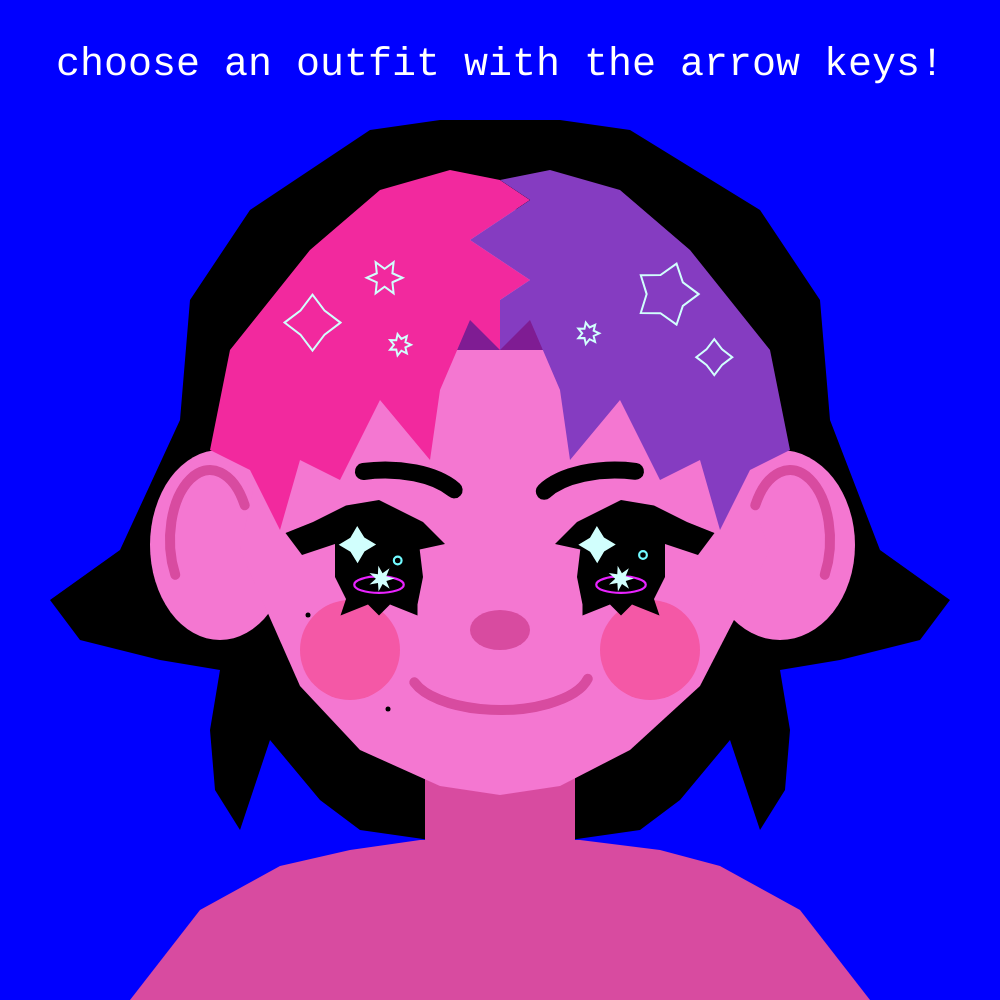
Frame 1 (no input)
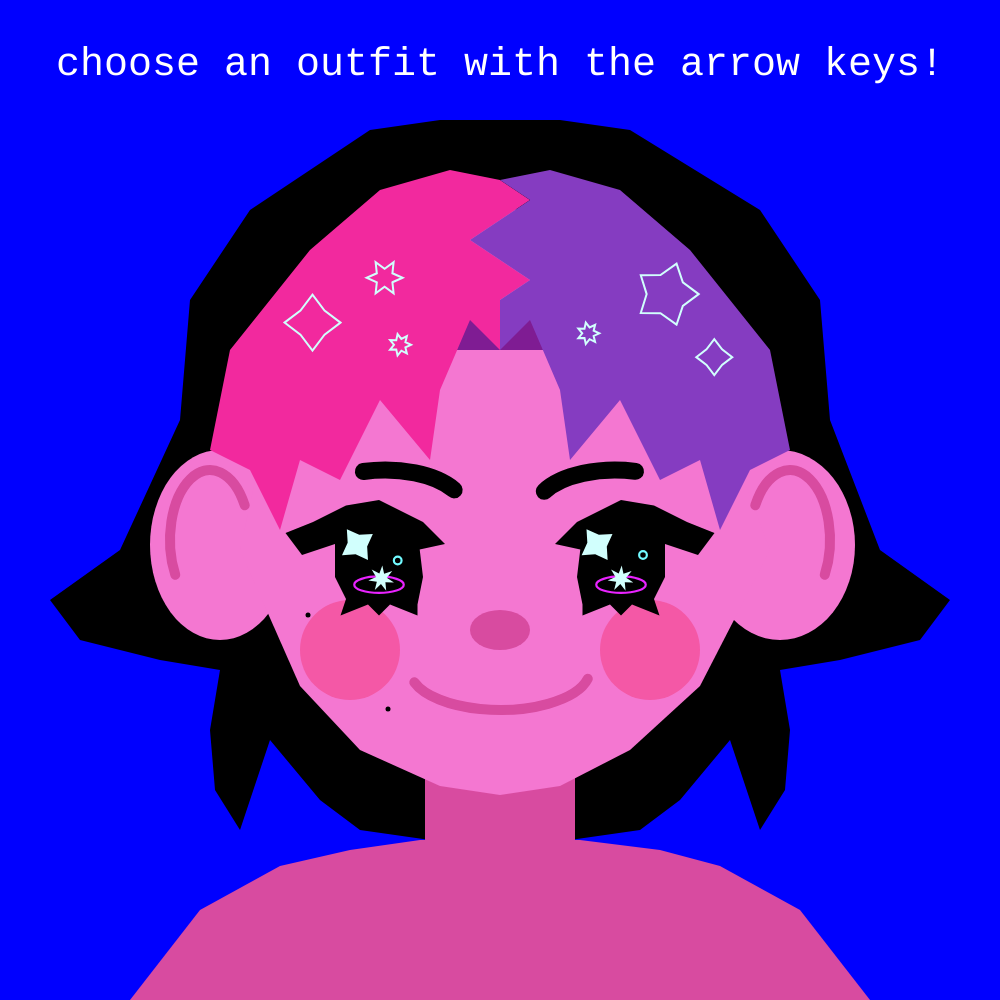
Frame 60 (no input)
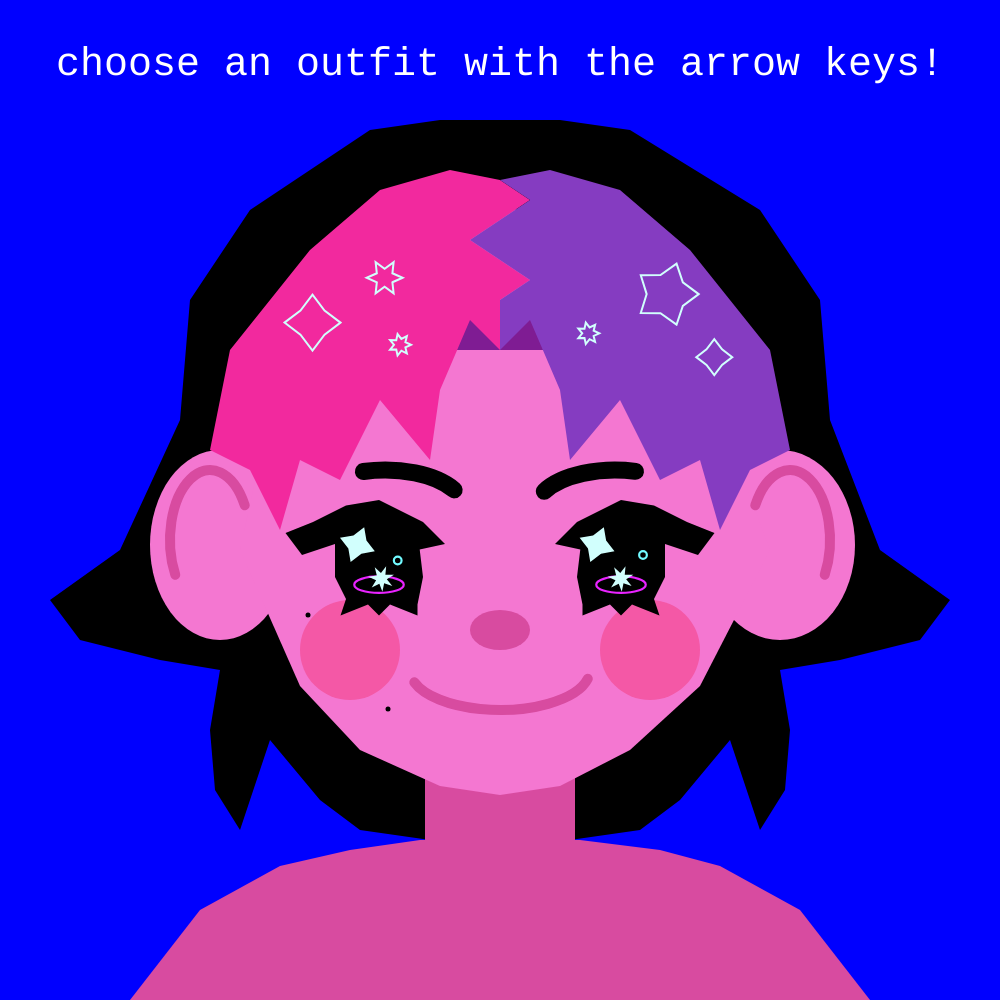
Frame 120 (the mouse pressed at the canvas centre since frame 60)

The p5.js sketch that drew these frames (run headless with seeded random() and noise() and a simulated clock; from frame 60 on, the mouse is pressed at the canvas centre):

// p5.js sketch
// ── sketch.js
/*************************************************************************
    (*)Code Self Portrait
          (*)by Tanvi Murugesh

    (*)Overview - Self portrait made with various p5 shapes and functions
 
    ---------------------------------------------------------------------
    (*)Notes: (ie: To be fixed, I Need Help With, Clarify This, etc etc: )
    		(*) Code for spinning stars refrenced from p5 online library
    		See function for more details!
**************************************************************************/

var gDebugMode = false;

// Setup code goes here
function setup() {
  createCanvas(1000, 1000);

  textSize(40);
  text(255);
  textFont('Courier New'); 
  textAlign(CENTER);
  rectMode(CENTER);
 }

// Draw code goes here
function draw() {
  background("blue");
  
  drawBackHair();
  drawBody();
  drawHead();
  drawBangs();
  drawFace();
  drawAccs();

  // if (gDebugMode == true){
  // 	drawDebugInfo();
  // }
 }

// Draws a bunch of facial features
function drawFace() {
	// smile
	stroke("#d84ba0");
	strokeWeight(10);
	noFill();
	arc(500, 670, 180, 80, 0.1, 3);

	// ear lines
	arc(210, 540, 80, 140, HALF_PI+QUARTER_PI, PI+HALF_PI+QUARTER_PI);
	arc(790, 540, 80, 140, PI+QUARTER_PI,QUARTER_PI);

	// eyebrows
	stroke(0);
	strokeWeight(17);
	arc(385, 510, 160, 80, 4.2, 6);
	arc(615, 510, 160, 80, 3.4, 5.2);

	// moles
	strokeWeight(5);
	point(308, 615);
	point(388, 709);

	//blush
	fill("#f458a6");
	noStroke();
	ellipse(350, 650, 100, 100);
	ellipse(650, 650, 100, 100);

	// nose
	fill("#d84ba0");
	ellipse(500, 630, 60, 40);

	fill(0);
	push();
	translate(-50, -50);
	scale(1.1);

	// left eye
	beginShape();
	vertex(450, 540);
	vertex(430, 520);
	vertex(390, 500); 
	vertex(360, 505);
	vertex(330, 520);
	vertex(305, 530); 
	vertex(320, 550); 
	vertex(350, 540);
	vertex(350, 570);
	vertex(360, 590);
	vertex(355, 605);
	vertex(380, 595);
	vertex(390, 605);
	vertex(400, 595);
	vertex(425, 605);
	vertex(425, 595);
	vertex(430, 570);
	vertex(427, 545);
	endShape(CLOSE);
	
	// right eye
	beginShape();
	vertex(550, 540);
	vertex(570, 520);
	vertex(610, 500); 
	vertex(640, 505);
	vertex(670, 520);
	vertex(695, 530); 
	vertex(680, 550); 
	vertex(650, 540); 
	vertex(650, 570);
	vertex(640, 590);
	vertex(645, 605);
	vertex(620, 595);
	vertex(610, 605);
	vertex(600, 595);
	vertex(575, 605);
	vertex(575, 595);
	vertex(570, 570);
	vertex(573, 545);
	endShape(CLOSE);

	//eye shine
	noFill();
	strokeWeight(2);
	stroke("#e923ff");
	ellipse(610, 577, 45, 15);
	ellipse(390, 577, 45, 15);
	stroke("#72faff");
	ellipse(407, 555, 7, 7);
	ellipse(630, 550, 7, 7);

	fill("#d1fffd");
	noStroke();
	push();
 	translate(width / 2.7, height / 1.85);
  	rotate(frameCount / -100.0);
  	star(0, 0, 9, 17, 4);
  	pop();

  	push();
 	translate(width / 2.55, height / 1.75);
  	rotate(frameCount / -100.0);
  	star(0, 0, 5, 12, 7);
  	pop();

  	push();
 	translate(width / 1.7, height / 1.85);
  	rotate(frameCount / -100.0);
  	star(0, 0, 9, 17, 4);
  	pop();

  	push();
 	translate(width / 1.64, height / 1.75);
  	rotate(frameCount / -100.0);
  	star(0, 0, 5, 12, 7);
  	pop();
  	pop();
}

// draws the head
function drawHead() {
	noStroke();
	fill("#f477d1");

	ellipse(220, 545, 140, 190);
	ellipse(780, 545, 150, 190);

	beginShape();
	vertex(500, 795); //bottom, clockwise//
	vertex(440, 786);
	vertex(360, 750);
	vertex(300, 686);
	vertex(240, 550);
	vertex(293, 308);
	vertex(500, 200); //top//
	vertex(680, 308);
	vertex(770, 550);
	vertex(700, 686)
	vertex(630, 750);
	vertex(560, 786);
	endShape(CLOSE);
}

// draws body structure
function drawBody() {
	noStroke();

	// neck
	fill("#d84ba0");
	rect(500, 740, 150, 200);

	// body
	beginShape();
	vertex(130, 1000);
	vertex(200, 910);
	vertex(280, 866);
	vertex(350, 850);
	vertex(420, 840);
	vertex(580, 840);
	vertex(660, 850);
	vertex(720, 866);
	vertex(800, 910);
	vertex(870, 1000);
	endShape(CLOSE);
}

// draws bangs
function drawBangs() {
	noStroke();
	fill("#7f1c93");
	rect(500, 330, 100, 40);

	// left side bangs
	fill("#f2299e");
	beginShape();
	vertex(500, 180);
	vertex(530, 200);
	vertex(470, 240);
	vertex(530, 280);
	vertex(500, 300);
	vertex(500, 350)
	vertex(470, 320);
	vertex(440, 390);
	vertex(430, 460);
	vertex(380, 400); 
	vertex(340, 480);
	vertex(300, 460);
	vertex(280, 530);
	vertex(250, 470);
	vertex(210, 450);
	vertex(230, 350);
	vertex(310, 250);
	vertex(380, 190);
	vertex(450, 170);
	endShape(CLOSE);

	//right side bangs
	fill("#853cc1");
	beginShape();
	vertex(500, 180);
	vertex(530, 200);
	vertex(470, 240);
	vertex(530, 280);
	vertex(500, 300);
	vertex(500, 350);
	vertex(530, 320);
	vertex(560, 390);
	vertex(570, 460);
	vertex(620, 400); 
	vertex(660, 480);
	vertex(700, 460);
	vertex(720, 530);
	vertex(750, 470);
	vertex(790, 450);
	vertex(770, 350);
	vertex(690, 250);
	vertex(620, 190);
	vertex(550, 170);
	endShape(CLOSE);

	// hair stars
	stroke("#d1fffd");
	strokeWeight(2);
	noFill();

	push();
 	translate(width / 3.2, height / 3.1);
  	star(0, 0, 17, 28, 4);
  	pop();

  	push();
 	translate(width / 1.4, height / 2.8);
  	star(0, 0, 11, 18, 4);
  	pop();

  	push();
 	translate(width / 1.5, height / 3.4);
  	star(0, 0, 20, 32, 5);
  	pop();

  	push();
 	translate(width / 2.5, height / 2.9);
  	star(0, 0, 6, 11, 7);
  	pop();

  	push();
 	translate(width / 1.7, height / 3);
  	star(0, 0, 6, 11, 7);
  	pop();

  	push();
 	translate(width / 2.6, height / 3.6);
  	star(0, 0, 9, 18, 6);
  	pop();
}

// draws the back of the hair
function drawBackHair() {
	noStroke();
	fill(0);
	beginShape();
	vertex(440, 120);
	vertex(370, 130);
	vertex(250, 210);
	vertex(190, 300);
	vertex(180, 420);
	vertex(120, 550);
	vertex(50, 600);
	vertex(80, 640);
	vertex(160, 660);
	vertex(220, 670);
	vertex(210, 730);
	vertex(215, 790);
	vertex(240, 830);
	vertex(270, 740);
	vertex(320, 800);
	vertex(360, 830);
	vertex(500, 850); //center bottom//
	vertex(640, 830);
	vertex(680, 800);
	vertex(730, 740);
	vertex(760, 830);
	vertex(785, 790);
	vertex(790, 730);
	vertex(780, 670);
	vertex(840, 660);
	vertex(920, 640);
	vertex(950, 600);
	vertex(880, 550);
	vertex(830, 420);
	vertex(820, 300);
	vertex(760, 210);
	vertex(630, 130);
	vertex(560, 120);
	endShape(CLOSE);
}

// loops to choose what outfit to draw upon arrow key press
 function drawAccs() {
	fill(255);
	if (keyCode === UP_ARROW) {
		outfitOne();
	}
	else if (keyCode === DOWN_ARROW) {
		outfitTwo();
	}
	else if (keyCode === LEFT_ARROW) {
		outfitThree();
	}
	else if (keyCode === RIGHT_ARROW) {
		outfitFour();
	}
	else{
		text("choose an outfit with the arrow keys!", 500, 75);
	}
}

// pink sweater with turtleneck outfit
function outfitOne(){
	// turtleneck 
	fill("#d1fffd");
    rect(500, 880, 190, 150);
    stroke(0);
    strokeWeight(4);
    line(400, 820, 600, 820);
    line(400, 840, 600, 840);
    line(400, 860, 600, 860);
    line(400, 880, 600, 880);
    line(400, 900, 600, 900);
    line(400, 920, 600, 920);

    noStroke();
	// sweater
	fill("#f442a1");
	beginShape();
	vertex(130, 1000);
	vertex(200, 910);
	vertex(280, 866);
	vertex(350, 850);
	vertex(400, 840);
	vertex(500, 950)
	vertex(600, 840)
	vertex(650, 850);
	vertex(720, 866);
	vertex(800, 910);
	vertex(870, 1000);
	endShape(CLOSE);

	// beret
    fill("#f477d1");
	beginShape();
	vertex(217, 260);
	vertex(250, 210);
	vertex(370, 130);
	vertex(440, 120);
	vertex(560, 120);
	vertex(630, 130);
	vertex(760, 210);
	vertex(790, 260);
	vertex(800, 220);
	vertex(800, 190);
	vertex(660, 60);
	vertex(340, 60);
	vertex(200, 190);
	vertex(200, 220);
	endShape();

	// earrings
	fill("#f442a1");
	beginShape();
	vertex(220, 710);
	vertex(190, 680);
	vertex(200, 665);
	vertex(210, 665);
	vertex(220, 675);
	vertex(230, 665);
	vertex(240, 665);
	vertex(250, 680);
	endShape(CLOSE);

	beginShape();
	vertex(780, 750);
	vertex(750, 720);
	vertex(760, 705);
	vertex(770, 705);
	vertex(780, 715);
	vertex(790, 705);
	vertex(800, 705);
	vertex(810, 720);
	endShape(CLOSE);

	fill("#ffd026")
	ellipse(220, 620, 20, 20);
	ellipse(220, 650, 20, 20);
	ellipse(780, 620, 20, 20);
	ellipse(780, 650, 20, 20);
	ellipse(780, 680, 20, 20);

	}

// green jacket cherry earrings outfit
function outfitTwo(){
	push();
	//shirt
	stroke("#ed1258");
	strokeWeight(30);
	noFill();
	line(340, 910, 660, 910);
	noStroke()
	fill("white");
	rect(500, 960, 330, 100);

	// jacket
	fill("#a9c413");
	beginShape();
	vertex(130, 1000);
	vertex(200, 910);
	vertex(280, 866);
	vertex(350, 850);
	vertex(420, 840);
	vertex(580, 840);
	vertex(660, 850);
	vertex(720, 866);
	vertex(800, 910);
	vertex(870, 1000);
	beginContour();
	vertex(420, 840);
	vertex(340, 850);
	vertex(360, 1000);
	vertex(640, 1000);
	vertex(660, 850);
	vertex(580, 840);
	endContour(CLOSE);
	endShape(CLOSE);

	//earrings
	noFill();
	stroke("#a9c413");
	strokeWeight(5);
	line(220, 620, 200, 700);
	line(220, 620, 250, 720);
	line(780, 620, 730, 710);
	line(780, 620, 780, 700);

	noStroke();
	fill("#ed1258");
	ellipse(200, 700, 40, 40);
	ellipse(250, 720, 40, 40);
	ellipse(730, 710, 40, 40);
	ellipse(780, 700, 40, 40);

	//glasses
	stroke("#d1fffd");
	noFill();
	strokeWeight(10);
	rect(370, 575, 170, 160, 40, 40, 70, 70);
	rect(630, 575, 170, 160, 40, 40, 70, 70);
	arc(500,545,90,50,PI,TWO_PI);
	pop();
}

// purple and white outfit 
function outfitThree(){
	push();
	// shirt
	fill("#c7a9f2");
	beginShape();
	vertex(130, 1000);
	vertex(200, 910);
	vertex(280, 866);
	vertex(350, 850);
	vertex(420, 840);
	vertex(420, 805);
	vertex(580, 805);
	vertex(580, 840);
	vertex(660, 850);
	vertex(720, 866);
	vertex(800, 910);
	vertex(870, 1000);
	endShape(CLOSE);

	//dress
	fill("#d1fffd");
	beginShape();
	vertex(275, 1000);
	vertex(280, 920);
	vertex(500, 980);
	vertex(720, 920);
	vertex(725, 1000);
	endShape(CLOSE);

	noFill();
	stroke("#d1fffd");
	strokeWeight(17);
	line(300, 860, 275, 1000);
	line(700, 860, 725, 1000);

	//face glitter
	strokeWeight(5);
	point(370, 630);
	point(345, 649);
	point(625, 656);
	point(674, 666);
	strokeWeight(8);
	point(324, 626);
	point(394, 641);
	point(645, 636);
	point(684, 638);

	//earrings
	stroke("#ffd026");
	fill("#ffd026")
	line(225, 317, 265, 350);
	line(220, 335, 255, 368);
	ellipse(220, 620, 20, 20);
	ellipse(220, 650, 5, 5);
	ellipse(220, 670, 5, 5);
	ellipse(220, 700, 25, 25);
	ellipse(780, 620, 20, 20);
	ellipse(780, 650, 5, 5);
	ellipse(780, 670, 5, 5);
	ellipse(780, 700, 25, 25);

	strokeWeight(2);
	fill("#e923ff");
	ellipse(220, 700, 20, 20);
	ellipse(780, 700, 20, 20);

	stroke("#d1fffd");
	strokeWeight(8);
	point(214, 695);
	point(773, 695);
	pop();

}

// white and black shirt outfit
function outfitFour(){
	push();
	// black turtleneck
	fill(0);
	beginShape();
	vertex(130, 1000);
	vertex(200, 910);
	vertex(280, 866);
	vertex(350, 850);
	vertex(420, 840);
	vertex(420, 800);
	vertex(580, 800);
	vertex(580, 840);
	vertex(660, 850);
	vertex(720, 866);
	vertex(800, 910);
	vertex(870, 1000);
	endShape(CLOSE);

	// white button up
	fill("#c5e7ea");
	beginShape();
	vertex(250, 1000);
	vertex(200, 910);
	vertex(280, 866);
	vertex(350, 850);
	vertex(420, 840);
	vertex(500, 920);
	vertex(580, 840);
	vertex(660, 850);
	vertex(720, 866);
	vertex(800, 910);
	vertex(750, 1000);
	endShape(CLOSE);
	fill("#d1fffd");
	triangle(420, 840, 500, 920, 420, 950);
	triangle(500, 920, 580, 840, 580, 950);

	//glasses
	stroke("#d1fffd");
	noFill();
	strokeWeight(10);
	rect(370, 575, 170, 160, 40, 40, 70, 70);
	rect(630, 575, 170, 160, 40, 40, 70, 70);
	arc(500, 545, 90, 50,PI,TWO_PI);

	// clips
	stroke("blue");
	strokeWeight(13);
	beginShape();
	vertex(750, 410);
	vertex(760, 390);
	vertex(780, 400);
	vertex(790, 380);
	vertex(810, 390);
	endShape();
	point(500, 980);
	stroke("yellow");
	beginShape();
	vertex(760, 440);
	vertex(770, 420);
	vertex(790, 430);
	vertex(800, 410);
	vertex(820, 420);
	endShape();
	point(500, 960);

	stroke("red");
	point(500, 940);
	pop();
}

// function for spinning stars, from the p5 refrence library
// https://p5js.org/examples/form-star.html
function star(x, y, radius1, radius2, npoints) {
  let angle = TWO_PI / npoints;
  let halfAngle = angle / 2.0;
  beginShape();
  for (let a = 0; a < TWO_PI; a += angle) {
    let sx = x + cos(a) * radius2;
    let sy = y + sin(a) * radius2;
    vertex(sx, sy);
    sx = x + cos(a + halfAngle) * radius1;
    sy = y + sin(a + halfAngle) * radius1;
    vertex(sx, sy);
  }
  endShape(CLOSE);
}

// shows x and y value at mouse point, toggles off and on by space bar
function drawDebugInfo() {
	fill(255);
	text("x: "+ mouseX + " y: " + mouseY, 100, height-2);
}

// function keyTyped(){
// 	if (key === " "){
// 		gDebugMode = !gDebugMode;
// 	}
// }
